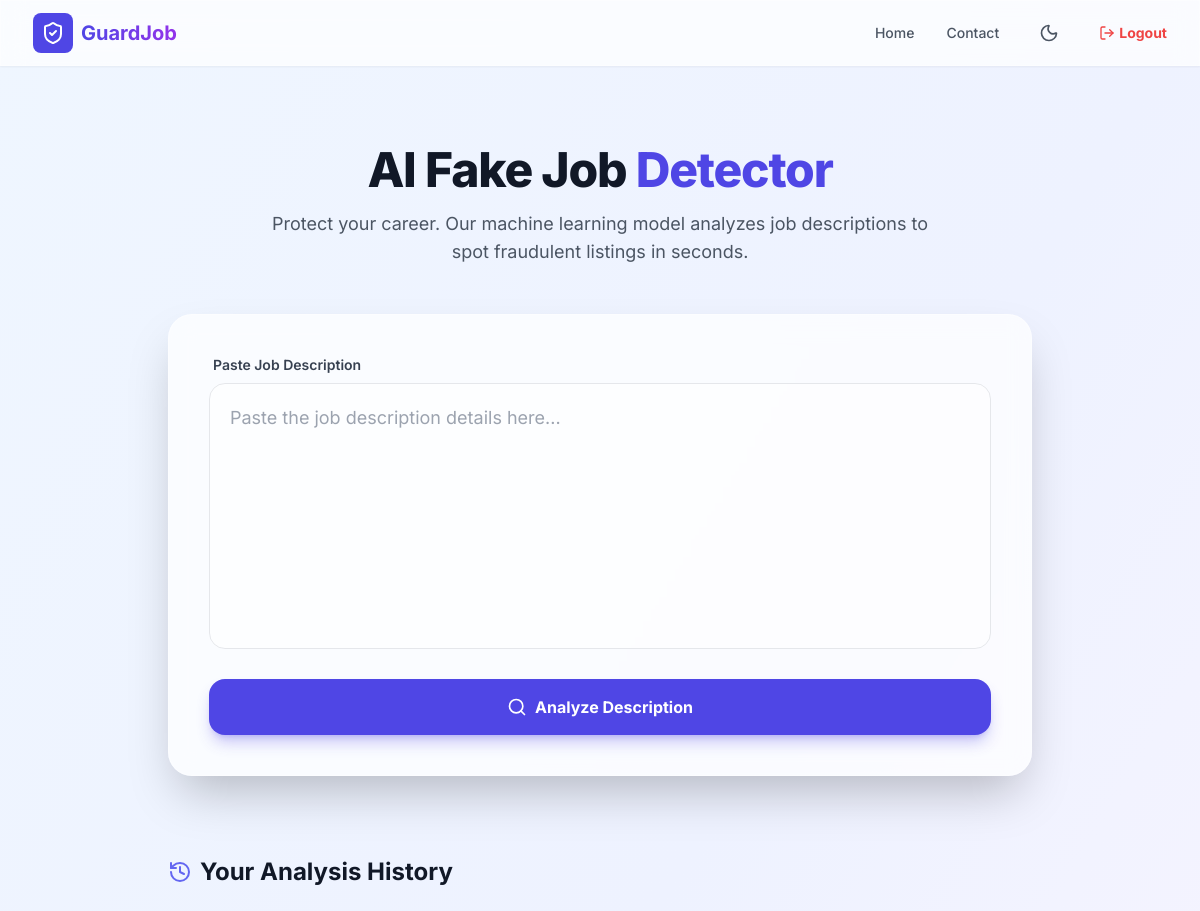
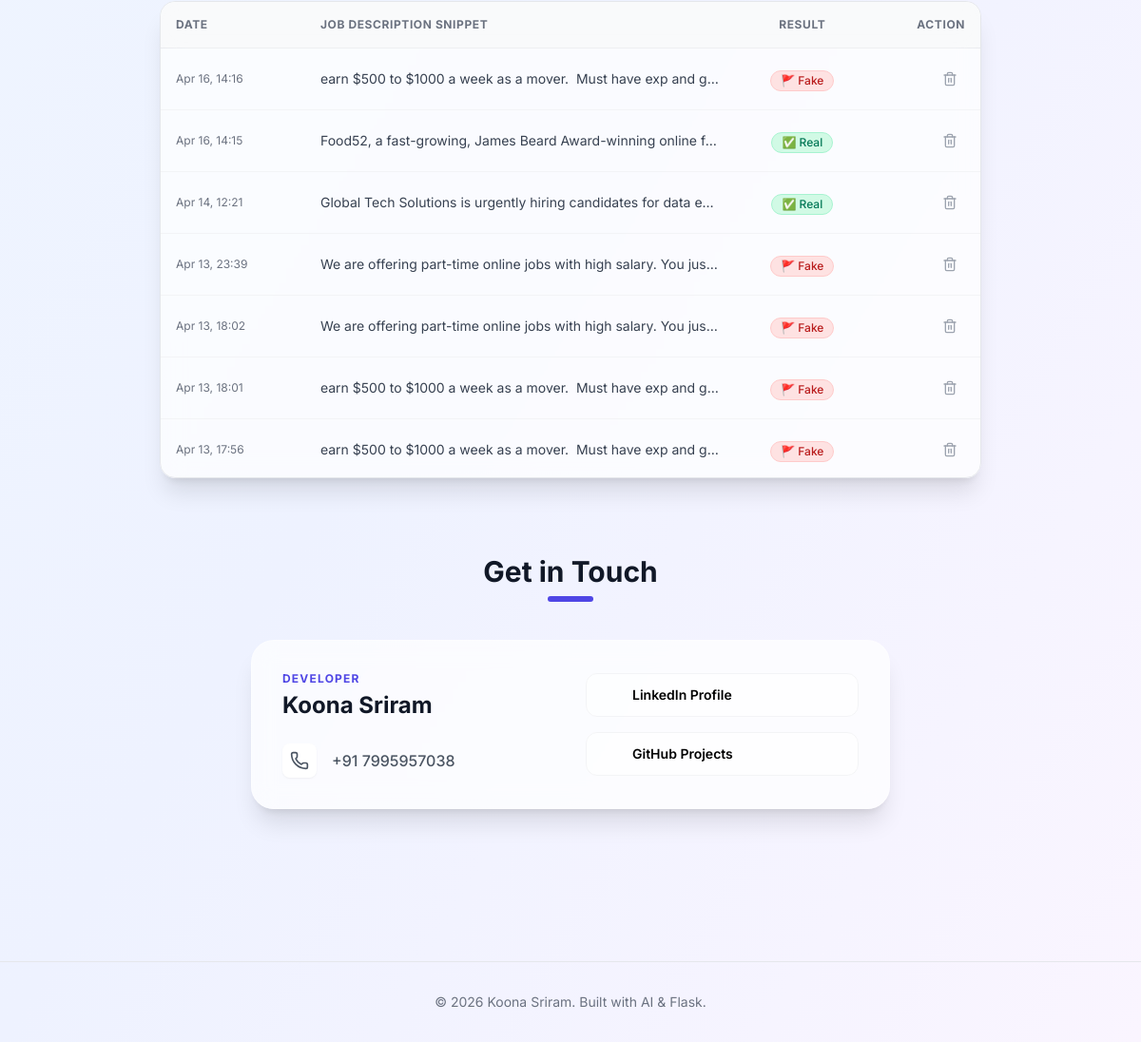
Screenshot of / (signed in) with the database file from the repository (2 pictures, top to bottom).
### app.py (models this page shows)
class SearchHistory(db.Model):
    id = db.Column(db.Integer, primary_key=True)
    job_text = db.Column(db.Text, nullable=False)
    prediction = db.Column(db.String(50), nullable=False)
    timestamp = db.Column(db.DateTime, default=get_local_time)
    user_id = db.Column(db.Integer, db.ForeignKey('user.id'), nullable=False)
    user_id = db.Column(db.Integer, db.ForeignKey('user.id'), nullable=False)

### app.py (the view)
@app.route('/', methods=['GET', 'POST'])
@login_required
def home():
    prediction = ""
    if request.method == 'POST':
        text = request.form['job_text']
        prediction = predict(text)
        new_entry = SearchHistory(job_text=text, prediction=prediction, user_id=current_user.id)
        db.session.add(new_entry)
        db.session.commit()
    history = SearchHistory.query.filter_by(user_id=current_user.id).order_by(SearchHistory.timestamp.desc()).limit(10).all()
    return render_template('index.html', prediction=prediction, history=history)

### app.py (called while the page is built)
@login_manager.user_loader
def load_user(user_id):
    return User.query.get(int(user_id))

### templates/index.html (shortened to what this page needs)
<!DOCTYPE html>
<html lang="en" class="scroll-smooth">
<head>
    <script src="https://cdn.tailwindcss.com"></script>
</head>
<body class="bg-gradient-to-br from-blue-50 via-indigo-50 to-purple-50 dark:from-gray-900 dark:via-slate-900 dark:to-black min-h-screen font-sans transition-colors duration-500 animate-gradient-x">
<header class="sticky top-0 z-40 w-full glass shadow-sm">
    <div class="max-w-7xl mx-auto px-4 sm:px-6 lg:px-8">
        <div class="flex justify-between items-center h-16">
            <div class="flex items-center gap-2">
                <div class="bg-indigo-600 p-2 rounded-lg text-white">
                    <i data-lucide="shield-check" class="w-6 h-6"></i>
                </div>
                <span class="text-xl font-bold bg-clip-text text-transparent bg-gradient-to-r from-indigo-600 to-purple-600 dark:from-indigo-400 dark:to-purple-400">
                </span>
            </div>
            <nav class="flex items-center space-x-4 md:space-x-8 text-sm font-medium text-gray-600 dark:text-gray-300">
                <a href="/" class="hover:text-indigo-600 transition-colors">Home</a>
                <a href="#contact" class="hover:text-indigo-600 transition-colors">Contact</a>
                <button id="themeToggle" class="p-2 rounded-full hover:bg-gray-200 dark:hover:bg-gray-800 transition-all text-gray-600 dark:text-gray-300">
                    <i data-lucide="moon" class="w-5 h-5 dark:hidden"></i>
                </button>
                <a href="/logout" class="flex items-center gap-1 text-red-500 hover:text-red-700 transition-colors font-bold">
                    <i data-lucide="log-out" class="w-4 h-4"></i>
                    <span class="hidden sm:inline">Logout</span>
                </a>
            </nav>
        </div>
    </div>
</header>
    <main class="max-w-4xl mx-auto px-4 py-12 md:py-20">
        <div class="text-center mb-12">
            <h1 class="text-4xl md:text-5xl font-extrabold text-gray-900 dark:text-white mb-4 tracking-tight">
                AI Fake Job <span class="text-indigo-600 dark:text-indigo-400">Detector</span>
            </h1>
            <p class="text-gray-600 dark:text-gray-400 text-lg max-w-2xl mx-auto">
                Protect your career. Our machine learning model analyzes job descriptions to spot fraudulent listings in seconds.
            </p>
        </div>
        <div class="glass rounded-3xl shadow-2xl p-6 md:p-10 mb-20">
            <form id="jobForm" method="POST" action="/" class="space-y-6">
                <div class="relative group">
                    <label class="block text-sm font-semibold text-gray-700 dark:text-gray-300 mb-2 ml-1">Paste Job Description</label>
                    <textarea
                        id="job_text"
                        name="job_text"
                        rows="8"
                        class="w-full p-5 rounded-2xl border border-gray-200 dark:border-gray-700 bg-white/50 dark:bg-gray-800/50 focus:ring-4 focus:ring-indigo-500/20 focus:border-indigo-500 outline-none transition-all dark:text-white resize-none text-lg"
                        placeholder="Paste the job description details here..."
                    ></textarea>
                </div>
                <button
                    type="submit"
                    id="submitBtn"
                    class="w-full py-4 bg-indigo-600 hover:bg-indigo-700 text-white font-bold rounded-2xl shadow-lg shadow-indigo-600/30 transform transition-all active:scale-95 flex items-center justify-center gap-2"
                >
                    <i data-lucide="search" class="w-5 h-5"></i>
                    Analyze Description
                </button>
            </form>
        </div>
<div class="mt-16 fade-in">
    <h2 class="text-2xl font-bold text-gray-900 dark:text-white mb-6 flex items-center gap-2">
        <i data-lucide="history" class="w-6 h-6 text-indigo-500"></i> Your Analysis History
    </h2>
    <div class="glass rounded-2xl border border-gray-200 dark:border-gray-700 overflow-hidden shadow-xl">
        <div class="max-h-[500px] overflow-y-auto overflow-x-auto custom-scrollbar">
            <table class="w-full text-left border-collapse min-w-[600px]">
                <thead class="sticky top-0 z-10 bg-gray-50/90 dark:bg-gray-800/90 backdrop-blur-md border-b border-gray-200 dark:border-gray-700">
                    <tr>
                        <th class="p-4 text-xs font-bold uppercase tracking-wider text-gray-500">Date</th>
                        <th class="p-4 text-xs font-bold uppercase tracking-wider text-gray-500">Job Description Snippet</th>
                        <th class="p-4 text-xs font-bold uppercase tracking-wider text-gray-500 text-center">Result</th>
                        <th class="p-4 text-xs font-bold uppercase tracking-wider text-gray-500 text-right">Action</th>
                    </tr>
                </thead>
                <tbody class="divide-y divide-gray-100 dark:divide-gray-800">
                    {% for item in history %}
                    <tr class="hover:bg-white/40 dark:hover:bg-gray-800/40 transition-all group">
                        <td class="p-4 text-xs text-gray-500 dark:text-gray-400 whitespace-nowrap">
                            {{ item.timestamp.strftime('%b %d, %H:%M') }}
                        </td>
                        <td class="p-4 text-sm text-gray-700 dark:text-gray-200 max-w-[200px] md:max-w-xs">
                            <div class="truncate" title="{{ item.job_text }}">
                                {{ item.job_text }}
                            </div>
                        </td>
                        <td class="p-4 text-center">
                            {% if "Fake" in item.prediction %}
                            <span class="inline-flex items-center px-2.5 py-0.5 rounded-full text-xs font-medium bg-red-100 text-red-700 border border-red-200">
                                🚩 Fake
                            </span>
                            {% else %}
                            <span class="inline-flex items-center px-2.5 py-0.5 rounded-full text-xs font-medium bg-emerald-100 text-emerald-700 border border-emerald-200">
                                ✅ Real
                            </span>
                            {% endif %}
                        </td>
                        <td class="p-4 text-right">
                            <a href="{{ url_for('delete_history', id=item.id) }}"
                               class="inline-flex p-2 text-gray-400 hover:text-red-600 hover:bg-red-50 dark:hover:bg-red-900/20 rounded-lg transition-all"
                               onclick="return confirm('Are you sure you want to delete this record?')">
                                <i data-lucide="trash-2" class="w-4 h-4"></i>
                            </a>
                        </td>
                    </tr>
                    {% endfor %}
                </tbody>
            </table>
        </div>
    </div>
</div>
        <section id="contact" class="mt-20 scroll-mt-24">
            <div class="text-center mb-10">
                <h2 class="text-3xl font-bold text-gray-900 dark:text-white">Get in Touch</h2>
                <div class="h-1.5 w-12 bg-indigo-600 mx-auto mt-2 rounded-full"></div>
            </div>
            <div class="glass rounded-3xl p-8 shadow-xl max-w-2xl mx-auto">
                <div class="grid grid-cols-1 md:grid-cols-2 gap-8">
                    <div class="space-y-6">
                        <div>
                            <p class="text-xs font-bold uppercase tracking-widest text-indigo-600 dark:text-indigo-400 mb-1">Developer</p>
                            <h3 class="text-2xl font-bold text-gray-900 dark:text-white">Koona Sriram</h3>
                        </div>
                        <div class="flex items-center gap-4 text-gray-600 dark:text-gray-300">
                            <div class="p-2 bg-white dark:bg-gray-800 rounded-lg shadow-sm">
                                <i data-lucide="phone" class="w-5 h-5"></i>
                            </div>
                            <span class="font-medium">+91 7995957038</span>
                        </div>
                    </div>
                    <div class="flex flex-col justify-center gap-4">
                        <a href="https://www.linkedin.com/in/sriram-koona" target="_blank" class="flex items-center gap-4 p-3 bg-white/50 dark:bg-gray-800/50 hover:bg-indigo-50 dark:hover:bg-indigo-900/30 border border-gray-100 dark:border-gray-700 rounded-xl transition-all group">
                            <i data-lucide="linkedin" class="w-5 h-5 text-blue-600 group-hover:scale-110 transition-transform"></i>
                            <span class="text-sm font-semibold dark:text-gray-200">LinkedIn Profile</span>
                        </a>
                        <a href="https://github.com/Sriram2524" target="_blank" class="flex items-center gap-4 p-3 bg-white/50 dark:bg-gray-800/50 hover:bg-gray-100 dark:hover:bg-gray-700 border border-gray-100 dark:border-gray-700 rounded-xl transition-all group">
                            <i data-lucide="github" class="w-5 h-5 text-gray-900 dark:text-white group-hover:scale-110 transition-transform"></i>
                            <span class="text-sm font-semibold dark:text-gray-200">GitHub Projects</span>
                        </a>
                    </div>
                </div>
            </div>
        </section>
    </main>
    <footer class="mt-20 border-t border-gray-200 dark:border-gray-800 py-8 px-4 text-center">
        <p class="text-gray-500 dark:text-gray-400 text-sm">© 2026 Koona Sriram. Built with AI & Flask.</p>
    </footer>
</body>
</html>

### templates/index.html (style rules this page uses)
.glass { background: rgba(255, 255, 255, 0.7); backdrop-filter: blur(12px); -webkit-backdrop-filter: blur(12px); border: 1px solid rgba(255, 255, 255, 0.3); }

### rows the page displays
SearchHistory: timestamp "Apr 16, 14:16", job_text "earn $500 to $1000 a week as a mover. Must have exp and g…", prediction "🚩 Fake"
SearchHistory: timestamp "Apr 16, 14:15", job_text "Food52, a fast-growing, James Beard Award-winning online f…", prediction "✅ Real"
SearchHistory: timestamp "Apr 14, 12:21", job_text "Global Tech Solutions is urgently hiring candidates for data e…", prediction "✅ Real"
SearchHistory: timestamp "Apr 13, 23:39", job_text "We are offering part-time online jobs with high salary. You jus…", prediction "🚩 Fake"
SearchHistory: timestamp "Apr 13, 18:02", job_text "We are offering part-time online jobs with high salary. You jus…", prediction "🚩 Fake"
SearchHistory: timestamp "Apr 13, 18:01", job_text "earn $500 to $1000 a week as a mover. Must have exp and g…", prediction "🚩 Fake"
SearchHistory: timestamp "Apr 13, 17:56", job_text "earn $500 to $1000 a week as a mover. Must have exp and g…", prediction "🚩 Fake"
